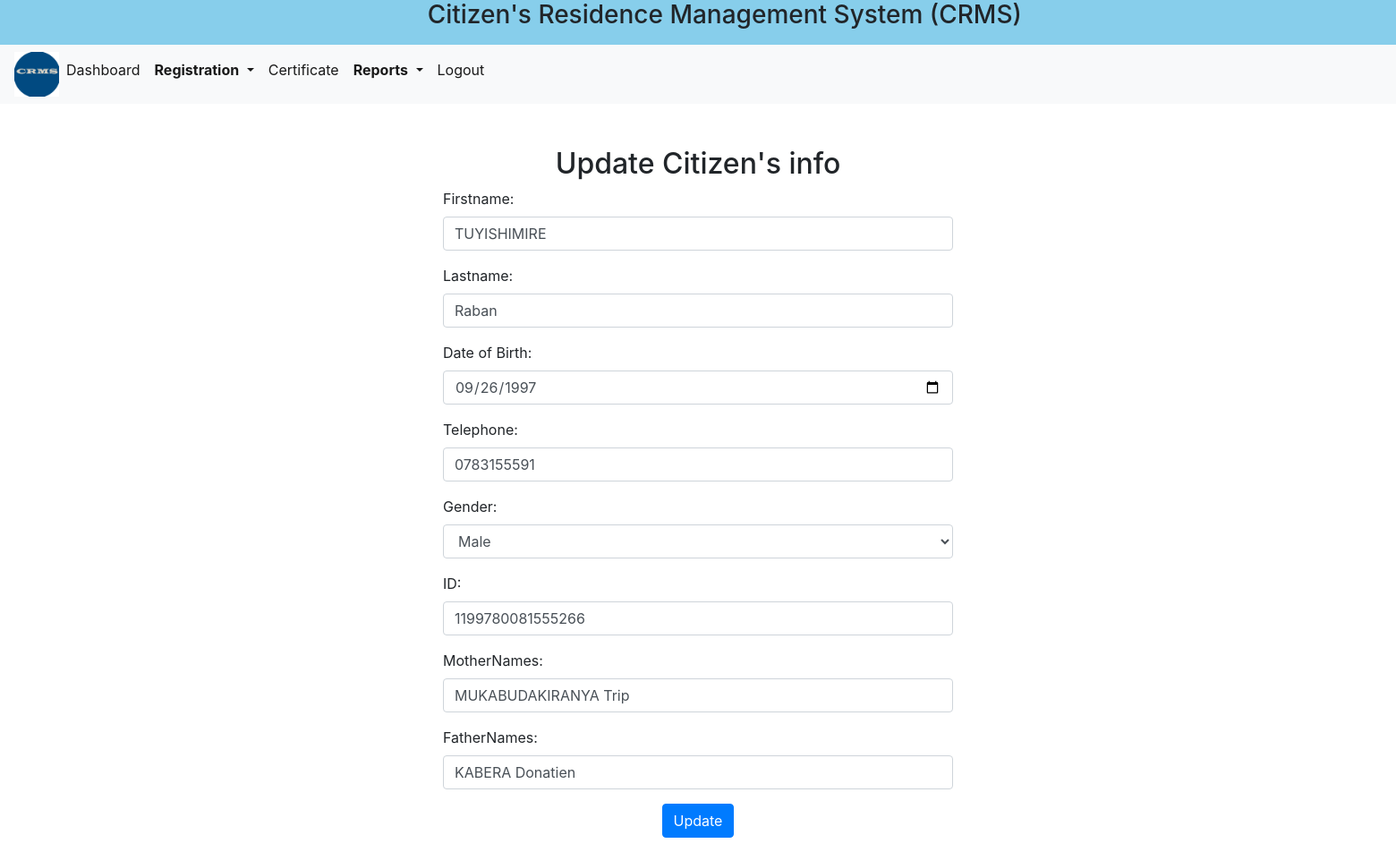
The page /updateCitizen.php?identifier=18037691 (signed in) on the database its author committed.
### tables this page shows
CREATE TABLE `resident` (
  `Identifier` varchar(8) NOT NULL,
  `Firstname` varchar(20) DEFAULT NULL,
  `Lastname` varchar(20) DEFAULT NULL,
  `DoB` date DEFAULT NULL,
  `Telephone` varchar(15) DEFAULT NULL,
  `Gender` varchar(6) DEFAULT NULL,
  `ID` bigint DEFAULT NULL,
  `FatherNames` varchar(20) DEFAULT NULL,
  `MotherNames` varchar(20) DEFAULT NULL,
  `Province` varchar(20) DEFAULT NULL,
  `District` varchar(20) DEFAULT NULL,
  `Sector` varchar(20) DEFAULT NULL,
  `Cell` varchar(20) DEFAULT NULL,
  `Village` varchar(20) DEFAULT NULL,
  `Citizen_Category` varchar(20) DEFAULT NULL,
  `HouseNo` varchar(30) DEFAULT NULL,
  `Password` varchar(255) DEFAULT '',
  `Status` varchar(9) DEFAULT NULL,
  `RegDate` datetime DEFAULT CURRENT_TIMESTAMP,
  PRIMARY KEY (`Identifier`),
  UNIQUE KEY `Telephone` (`Telephone`),
  UNIQUE KEY `ID` (`ID`)
);

### updateCitizen.php (the view, shortened to what this page needs)
<!DOCTYPE html>
<html lang="en">
<head>
    <link rel="stylesheet" href="bootstrap/bootstrap.css">
    </head>
</head>
<body background="img src="image1.jpg" class="d-block w-100" alt="...">
<?php include 'header.php'; ?>
<?php
$conn = new mysqli('localhost', 'super', '', 'crms');
$id = $_GET['identifier'];
$stmt = $conn->prepare("SELECT * FROM resident WHERE Identifier = ?");
$stmt->bind_param("i", $id);
$stmt->execute();
$result = $stmt->get_result();
$record = $result->fetch_assoc();
?>
<!DOCTYPE html>
<html lang="en">
<head>
    <link rel="stylesheet" href="bootstrap/bootstrap.css">
</head>
<body>
<div class="container mt-5 form-container">
<h2 class="text-center">Update Citizen's info</h2>
    <form action="updateCitizen.php?identifier=<?php echo htmlspecialchars($record['Identifier']); ?>" method="POST">
        <div class="form-group">
            <label for="firstname">Firstname:</label>
            <input type="text" class="form-control" id="firstname" name="firstname" value="<?php echo htmlspecialchars($record['Firstname']); ?>" required>
        </div>
        <div class="form-group">
            <label for="lastname">Lastname:</label>
            <input type="text" class="form-control" id="lastname" name="lastname" value="<?php echo htmlspecialchars($record['Lastname']); ?>" required>
        </div>
        <div class="form-group">
            <label for="dob">Date of Birth:</label>
            <input type="date" class="form-control" id="dob" name="dob" value="<?php echo htmlspecialchars($record['DoB']); ?>" required>
        </div>
        <div class="form-group">
            <label for="telephone">Telephone:</label>
            <input type="text" class="form-control" pattern="[0-9]*" inputmode="numeric" id="telephone" name="telephone" value="<?php echo htmlspecialchars($record['Telephone']); ?>" required>
        </div>
        <div class="form-group">
            <label for="gender">Gender:</label>
            <select class="form-control" id="gender" name="gender" required>
                <option value="Male" <?php echo $record['Gender'] == 'Male' ? 'selected' : ''; ?>>Male</option>
            </select>
        </div>
        <div class="form-group">
            <label for="id">ID:</label>
            <input type="text" class="form-control" id="id" name="id" pattern="[0-9]*" inputmode="numeric" value="<?php echo htmlspecialchars($record['ID']); ?>" required>
        </div>
        <div class="form-group">
            <label for="district">MotherNames:</label>
            <input type="text" class="form-control" id="mothernames" name="mothernames" pattern="[A-Za-z]*" inputmode="alphabetic" title="Only alphabetic characters are allowed!" value="<?php echo htmlspecialchars($record['MotherNames']); ?>" required>
        </div>
        <div class="form-group">
            <label for="district">FatherNames:</label>
            <input type="text" class="form-control" id="fathernames" name="fathernames" pattern="[A-Za-z]*" inputmode="alphabetic" title="Only alphabetic characters are allowed!" value="<?php echo htmlspecialchars($record['FatherNames']); ?>" required>
        </div>
        <div class="form-group text-center">
            <button type="submit" class="btn btn-custom">Update</button>
        </div>
    </form>
</div>
</body>
</html>

### updateCitizen.php (style rules this page uses)
.form-container { max-width: 600px; margin: 0 auto; }
.btn-custom { background-color: #007bff; border-color: #007bff; color: #fff; }

### rows shown on the page
resident: firstname "TUYISHIMIRE", lastname "Raban", dob "09/26/1997", telephone "0783155591", gender "Male", id "1199780081555266", mothernames "MUKABUDAKIRANYA Trip", fathernames "KABERA Donatien"
